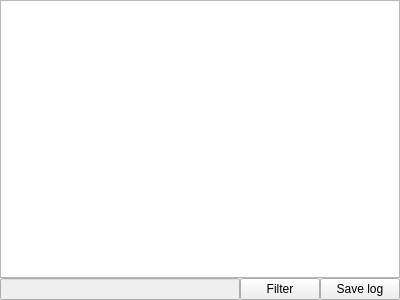
<?xml version="1.0" encoding="UTF-8"?>
<ui version="4.0">
 <class>XmlConsole</class>
 <widget class="QWidget" name="XmlConsole">
  <property name="geometry">
   <rect>
    <x>0</x>
    <y>0</y>
    <width>400</width>
    <height>300</height>
   </rect>
  </property>
  <property name="windowTitle">
   <string>Xml stream console</string>
  </property>
  <layout class="QGridLayout" name="gridLayout">
   <property name="margin">
    <number>0</number>
   </property>
   <property name="spacing">
    <number>0</number>
   </property>
   <item row="1" column="0">
    <widget class="QLineEdit" name="lineEdit">
     <property name="enabled">
      <bool>false</bool>
     </property>
    </widget>
   </item>
   <item row="1" column="1">
    <widget class="QPushButton" name="filterButton">
     <property name="text">
      <string>Filter</string>
     </property>
    </widget>
   </item>
   <item row="1" column="2">
    <widget class="QPushButton" name="saveButton">
     <property name="text">
      <string>Save log</string>
     </property>
    </widget>
   </item>
   <item row="0" column="0" colspan="3">
    <widget class="QTextEdit" name="xmlBrowser"/>
   </item>
  </layout>
 </widget>
 <resources/>
 <connections/>
</ui>
